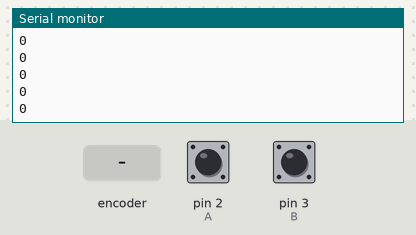
Simulated run of this sketch. Board: Arduino Uno, built with avr-gcc and run on an emulated ATmega328P. On the bench: the last lines printed to the serial monitor. The inputs (shaded band) are chosen by the test bench; at power-on: pin 2 (A) HIGH, pin 3 (B) HIGH.

Above: at 1.2 s.
1.3 s: rotary encoder on pin 2 (A) / pin 3 (B) turned 1 step (first pin leading)
At 1.8 s:
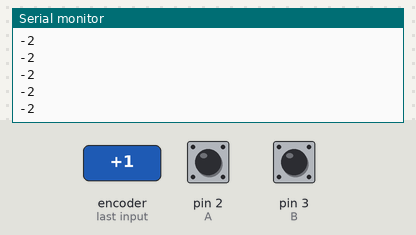
3.0 s: rotary encoder on pin 2 (A) / pin 3 (B) turned 1 step (first pin leading)
At 3.9 s:
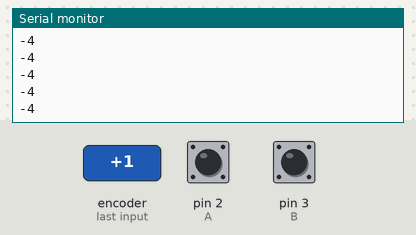
Timing chart, 0 to 6.0 s (numbered marks = the images above; inputs shaded):
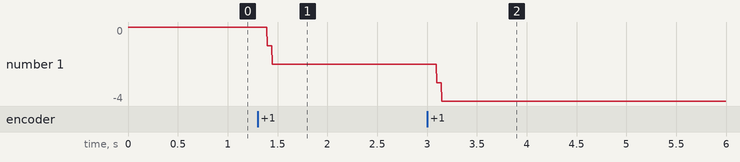

Measured:
- after the input at 1.3 s, the serial monitor: prints a new line after 0.09 s (image 1)
- after the input at 3.0 s, the serial monitor: prints a new line after 0.10 s (image 2)
- plotted number 1: 0 → -2 after the input at 1.3 s, -2 → -4 after the input at 3.0 s

The sketch:

rotaryencoderinterrupt.ino
```cpp
#define A 2
#define B 3
volatile int c=0;
volatile int prev,curr;
void setup()
{
  Serial.begin(9600);
  pinMode(2,INPUT);
  pinMode(3,INPUT);
  attachInterrupt(digitalPinToInterrupt(A),value1,CHANGE);
  attachInterrupt(digitalPinToInterrupt(B),value2,CHANGE);
  prev=digitalRead(A);
}
void loop()
{
    Serial.println(c);
}
void value1()
{
  curr=digitalRead(A);
  if(curr!=prev)
  {
    prev=curr;
  }
}
void value2()
{
  curr=digitalRead(A);
  if(curr==prev)
  {
    if(digitalRead(B)!=curr)
    {
      c++;
    }
    else
    {
      c--;
    }
  }
}
```
